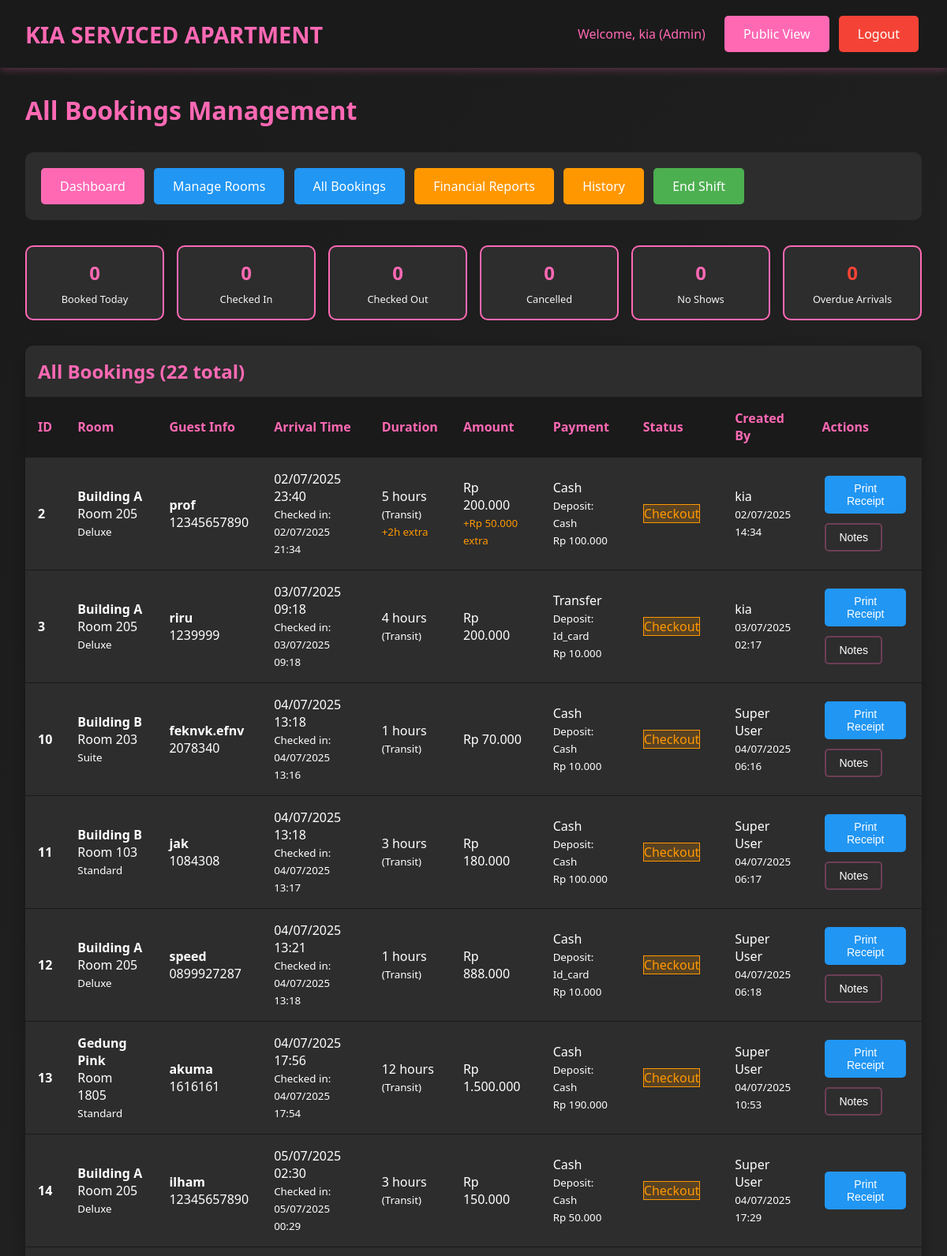
Page /admin/bookings.php (signed in, upper part) on the committed database.
### tables this page shows
CREATE TABLE `bookings` (
  `id` int(11) NOT NULL,
  `room_id` int(11) NOT NULL,
  `guest_name` varchar(100) NOT NULL,
  `arrival_time` datetime NOT NULL,
  `phone_number` varchar(20) NOT NULL,
  `duration_type` enum('transit','fullday') NOT NULL,
  `duration_hours` int(11) NOT NULL,
  `price_amount` decimal(10,2) NOT NULL,
  `payment_method` varchar(50) NOT NULL,
  `deposit_type` enum('cash','id_card','no_deposit') NOT NULL,
  `deposit_amount` decimal(10,2) DEFAULT '0.00',
  `notes` text,
  `status` enum('booked','checkin','checkout','cancelled','no_show','completed') DEFAULT 'booked',
  `checkin_time` datetime DEFAULT NULL,
  `checkout_time` datetime DEFAULT NULL,
  `extra_time_hours` int(11) DEFAULT '0',
  `extra_time_amount` decimal(10,2) DEFAULT '0.00',
  `refund_amount` decimal(10,2) DEFAULT '0.00',
  `refund_method` varchar(50) DEFAULT NULL,
  `created_by` int(11) NOT NULL,
  `created_at` timestamp NOT NULL DEFAULT CURRENT_TIMESTAMP,
  `updated_at` timestamp NOT NULL DEFAULT CURRENT_TIMESTAMP ON UPDATE CURRENT_TIMESTAMP
);

CREATE TABLE `rooms` (
  `id` int(11) NOT NULL,
  `location` varchar(100) NOT NULL,
  `floor_number` int(11) NOT NULL,
  `room_number` varchar(20) NOT NULL,
  `room_type` varchar(50) NOT NULL,
  `wifi_name` varchar(100) DEFAULT NULL,
  `wifi_password` varchar(100) DEFAULT NULL,
  `status` enum('ready','booked','checkin','checkout') DEFAULT 'ready',
  `created_at` timestamp NOT NULL DEFAULT CURRENT_TIMESTAMP,
  `updated_at` timestamp NOT NULL DEFAULT CURRENT_TIMESTAMP ON UPDATE CURRENT_TIMESTAMP
);

CREATE TABLE `users` (
  `id` int(11) NOT NULL,
  `username` varchar(50) NOT NULL,
  `password` varchar(255) NOT NULL,
  `full_name` varchar(100) NOT NULL,
  `role` enum('superuser','admin','cashier') NOT NULL,
  `created_at` timestamp NOT NULL DEFAULT CURRENT_TIMESTAMP,
  `updated_at` timestamp NOT NULL DEFAULT CURRENT_TIMESTAMP ON UPDATE CURRENT_TIMESTAMP
);

### includes/config.php (called while the page is built, shortened)
<?php
function formatCurrency($amount) {
    return 'Rp ' . number_format($amount, 0, ',', '.');
}
function formatDateTime($datetime) {
    return date('d/m/Y H:i', strtotime($datetime));
}
?>

### admin/bookings.php (the view, shortened to what this page needs)
<?php
require_once "../includes/config.php";
$sql = "SELECT b.*, r.room_number, r.location, r.room_type, u.full_name as created_by_name
        FROM bookings b
        JOIN rooms r ON b.room_id = r.id
        JOIN users u ON b.created_by = u.id
        ORDER BY
            CASE
                WHEN b.status = \"booked\" AND b.arrival_time < NOW() THEN 1
                WHEN b.status = \"booked\" THEN 2
                WHEN b.status = \"checkin\" THEN 3
                WHEN b.status = \"checkout\" THEN 4
                ELSE 5
            END,
            b.arrival_time ASC";
$stmt = $pdo->prepare($sql);
$stmt->execute();
$bookings = $stmt->fetchAll();
$stmt = $pdo->query("SELECT
    COUNT(CASE WHEN status = \"booked\" THEN 1 END) as booked,
    COUNT(CASE WHEN status = \"checkin\" THEN 1 END) as checkin,
    COUNT(CASE WHEN status = \"checkout\" THEN 1 END) as checkout,
    COUNT(CASE WHEN status = \"cancelled\" THEN 1 END) as cancelled,
    COUNT(CASE WHEN status = \"no_show\" THEN 1 END) as no_show,
    COUNT(CASE WHEN status = \"booked\" AND arrival_time < NOW() THEN 1 END) as overdue
    FROM bookings
    WHERE DATE(created_at) = CURDATE()");
$stats = $stmt->fetch();
?>
<!DOCTYPE html>
<html lang="id">
<head>
    <link rel="stylesheet" href="../assets/css/style.css">
</head>
<body>
    <header class="header">
        <div class="header-content">
            <a href="../index.php" class="logo">KIA SERVICED APARTMENT</a>
            <div>
                <span style="color: var(--primary-pink); margin-right: 1rem;">
                    Welcome, <?php echo htmlspecialchars($_SESSION["full_name"]); ?> (<?php echo ucfirst($_SESSION["user_role"]); ?>)
                </span>
                <a href="../index.php" class="btn btn-primary">Public View</a>
                <a href="../includes/logout.php" class="btn btn-danger">Logout</a>
            </div>
        </div>
    </header>
    <div class="container">
        <h1 style="color: var(--primary-pink); margin-bottom: 2rem;">All Bookings Management</h1>
        <div style="background: var(--dark-gray); padding: 1rem; border-radius: 10px; margin-bottom: 2rem;">
            <a href="dashboard.php" class="btn btn-primary">Dashboard</a>
            <a href="rooms.php" class="btn btn-info">Manage Rooms</a>
            <a href="bookings.php" class="btn btn-info">All Bookings</a>
            <a href="reports.php" class="btn btn-warning">Financial Reports</a>
            <a href="history.php" class="btn btn-warning">History</a>
            <a href="shift_report.php" class="btn btn-success">End Shift</a>
        </div>
        <div class="booking-stats">
            <div class="stat-card">
                <div class="stat-number"><?php echo $stats["booked"]; ?></div>
                <div class="stat-label">Booked Today</div>
            </div>
            <div class="stat-card">
                <div class="stat-number"><?php echo $stats["checkin"]; ?></div>
                <div class="stat-label">Checked In</div>
            </div>
            <div class="stat-card">
                <div class="stat-number"><?php echo $stats["checkout"]; ?></div>
                <div class="stat-label">Checked Out</div>
            </div>
            <div class="stat-card">
                <div class="stat-number"><?php echo $stats["cancelled"]; ?></div>
                <div class="stat-label">Cancelled</div>
            </div>
            <div class="stat-card">
                <div class="stat-number"><?php echo $stats["no_show"]; ?></div>
                <div class="stat-label">No Shows</div>
            </div>
            <div class="stat-card">
                <div class="stat-number" style="color: var(--danger);"><?php echo $stats["overdue"]; ?></div>
                <div class="stat-label">Overdue Arrivals</div>
            </div>
        </div>
        <div class="table-container">
            <h2 style="color: var(--primary-pink); margin: 1rem;">
                All Bookings (<?php echo count($bookings); ?> total)
            </h2>
            <div style="overflow-x: auto;">
                <table class="table">
                    <thead>
                        <tr>
                            <th>ID</th>
                            <th>Room</th>
                            <th>Guest Info</th>
                            <th>Arrival Time</th>
                            <th>Duration</th>
                            <th>Amount</th>
                            <th>Payment</th>
                            <th>Status</th>
                            <th>Created By</th>
                            <th>Actions</th>
                        </tr>
                    </thead>
                    <tbody>
                        <?php foreach ($bookings as $booking): ?>
                            <?php
                            $is_overdue = ($booking["status"] == "booked" && strtotime($booking["arrival_time"]) < time());
                            $total_amount = $booking["price_amount"] + $booking["extra_time_amount"];
                            $total_hours = $booking["duration_hours"] + $booking["extra_time_hours"];
                            ?>
                            <tr class="booking-row <?php echo $is_overdue ? "overdue" : ""; ?>">
                                <td>
                                    <strong><?php echo $booking["id"]; ?></strong>
                                </td>
                                <td>
                                    <strong><?php echo htmlspecialchars($booking["location"]); ?></strong><br>
                                    Room <?php echo htmlspecialchars($booking["room_number"]); ?><br>
                                    <small><?php echo htmlspecialchars($booking["room_type"]); ?></small>
                                </td>
                                <td>
                                    <strong><?php echo htmlspecialchars($booking["guest_name"]); ?></strong><br>
                                    <?php echo htmlspecialchars($booking["phone_number"]); ?>
                                </td>
                                <td>
                                    <?php echo formatDateTime($booking["arrival_time"]); ?>
                                    <?php if ($booking["checkin_time"]): ?>
                                        <br><small>Checked in: <?php echo formatDateTime($booking["checkin_time"]); ?></small>
                                    <?php endif; ?>
                                </td>
                                <td>
                                    <?php echo $total_hours; ?> hours<br>
                                    <small>(<?php echo ucfirst($booking["duration_type"]); ?>)</small>
                                    <?php if ($booking["extra_time_hours"] > 0): ?>
                                        <br><small style="color: var(--warning);">+<?php echo $booking["extra_time_hours"]; ?>h extra</small>
                                    <?php endif; ?>
                                </td>
                                <td>
                                    <?php echo formatCurrency($total_amount); ?>
                                    <?php if ($booking["extra_time_amount"] > 0): ?>
                                        <br><small style="color: var(--warning);">+<?php echo formatCurrency($booking["extra_time_amount"]); ?> extra</small>
                                    <?php endif; ?>
                                </td>
                                <td>
                                    <?php echo ucfirst($booking["payment_method"]); ?><br>
                                    <small>Deposit: <?php echo ucfirst($booking["deposit_type"]); ?></small>
                                    <?php if ($booking["deposit_amount"] > 0): ?>
                                        <br><small><?php echo formatCurrency($booking["deposit_amount"]); ?></small>
                                    <?php endif; ?>
                                </td>
                                <td>
                                    <span class="status-<?php echo $booking["status"]; ?>">
                                        <?php echo ucfirst(str_replace("_", " ", $booking["status"])); ?>
                                    </span>
                                </td>
                                <td>
                                    <?php echo htmlspecialchars($booking["created_by_name"]); ?><br>
                                    <small><?php echo formatDateTime($booking["created_at"]); ?></small>
                                </td>
                                <td>
                                    <div class="booking-actions">
                                        <?php if ($booking["status"] == "booked"): ?>
                                            <?php if ($is_overdue): ?>
                                                <button onclick="confirmArrival(<?php echo $booking["id"]; ?>)"
                                                        class="btn btn-success btn-sm">Confirm Arrival</button>
                                                <button onclick="markNoShow(<?php echo $booking["id"]; ?>)"
                                                        class="btn btn-danger btn-sm">No Show</button>
                                            <?php else: ?>
                                                <button onclick="checkinRoom(<?php echo $booking["id"]; ?>)"
                                                        class="btn btn-success btn-sm">Check In</button>
                                            <?php endif; ?>
                                            <button onclick="cancelBooking(<?php echo $booking["id"]; ?>)"
                                                    class="btn btn-danger btn-sm">Cancel</button>
                                        <?php elseif ($booking["status"] == "checkout"): ?>
                                            <button onclick="printReceipt(<?php echo $booking["id"]; ?>)"
                                                    class="btn btn-info btn-sm">Print Receipt</button>
                                        <?php endif; ?>
                                        <?php if ($booking["notes"]): ?>
                                            <button onclick="showNotes(\"<?php echo htmlspecialchars($booking["notes"], ENT_QUOTES); ?>\")"
                                                    class="btn btn-secondary btn-sm">Notes</button>
                                        <?php endif; ?>
                                    </div>
                                </td>
                            </tr>
                        <?php endforeach; ?>
                    </tbody>
                </table>
            </div>
        </div>
    </div>
</body>
</html>

### assets/css/style.css (style rules this page uses)
* { margin: 0; padding: 0; box-sizing: border-box; }
:root { --primary-pink: #ff69b4; --dark-pink: #e91e63; --light-pink: #ffc0cb; --black: #1a1a1a; --dark-gray: #2d2d2d; --light-gray: #f5f5f5; --white: #ffffff; --success: #4caf50; --warning: #ff9800; --info: #2196f3; --danger: #f44336; }
body { font-family: 'Segoe UI', Tahoma, Geneva, Verdana, sans-serif; background: linear-gradient(135deg, var(--black) 0%, var(--dark-gray) 100%); color: var(--white); min-height: 100vh; }
.header { background: var(--black); padding: 1rem 2rem; box-shadow: 0 2px 10px rgba(255, 105, 180, 0.3); position: sticky; top: 0; z-index: 1000; }
.header-content { display: flex; justify-content: space-between; align-items: center; max-width: 1200px; margin: 0 auto; }
.logo { font-size: 1.8rem; font-weight: bold; color: var(--primary-pink); text-decoration: none; }
.btn { padding: 0.75rem 1.5rem; border: none; border-radius: 5px; cursor: pointer; font-size: 1rem; font-weight: 500; text-decoration: none; display: inline-block; text-align: center; transition: all 0.3s ease; margin: 0.25rem; }
.btn-primary { background: var(--primary-pink); color: var(--white); }
.btn-success { background: var(--success); color: var(--white); }
.btn-warning { background: var(--warning); color: var(--white); }
.btn-info { background: var(--info); color: var(--white); }
.btn-danger { background: var(--danger); color: var(--white); }
.btn-secondary { background: var(--dark-gray); color: var(--white); border: 2px solid rgba(255, 105, 180, 0.3); }
.btn-sm { padding: 0.5rem 1rem; font-size: 0.875rem; }
.container { max-width: 1200px; margin: 0 auto; padding: 2rem; }
.status-checkout { background: var(--danger); color: var(--white); }
.table-container { background: var(--dark-gray); border-radius: 10px; overflow: hidden; box-shadow: 0 5px 15px rgba(0, 0, 0, 0.3); margin: 2rem 0; }
.table { width: 100%; border-collapse: collapse; }
.table th, .table td { padding: 1rem; text-align: left; border-bottom: 1px solid var(--black); }
.table th { background: var(--black); color: var(--primary-pink); font-weight: bold; }
.status-checkout { background: rgba(255, 152, 0, 0.2); color: var(--warning); border: 1px solid var(--warning); }

### admin/bookings.php (style rules this page uses)
.booking-stats { display: grid; grid-template-columns: repeat(auto-fit, minmax(150px, 1fr)); gap: 1rem; margin-bottom: 2rem; }
.stat-card { background: var(--dark-gray); padding: 1rem; border-radius: 10px; text-align: center; border: 2px solid var(--primary-pink); }
.stat-number { font-size: 1.5rem; font-weight: bold; color: var(--primary-pink); margin-bottom: 0.5rem; }
.stat-label { color: var(--light-gray); font-size: 0.8rem; }
.booking-actions { display: flex; gap: 0.25rem; flex-wrap: wrap; }

### rows in the picture
bookings: id "2", room.location "Building A", room.room_number "205", room.room_type "Deluxe", guest_name "prof", phone_number "12345657890", arrival_time "02/07/2025 23:40", checkin_time "02/07/2025 21:34", total_hours "5", duration_type "Transit", extra_time_hours "2", formatCurrency($total_amount) "Rp 200.000", extra_time_amount "Rp 50.000", payment_method "Cash", deposit_type "Cash", deposit_amount "Rp 100.000", status "Checkout", created_by.full_name "kia", created_at "02/07/2025 14:34"
bookings: id "3", room.location "Building A", room.room_number "205", room.room_type "Deluxe", guest_name "riru", phone_number "1239999", arrival_time "03/07/2025 09:18", checkin_time "03/07/2025 09:18", duration_hours "4", duration_type "Transit", formatCurrency($total_amount) "Rp 200.000", payment_method "Transfer", deposit_type "Id_card", deposit_amount "Rp 10.000", status "Checkout", created_by.full_name "kia", created_at "03/07/2025 02:17"
bookings: id "10", room.location "Building B", room.room_number "203", room.room_type "Suite", guest_name "feknvk.efnv", phone_number "2078340", arrival_time "04/07/2025 13:18", checkin_time "04/07/2025 13:16", duration_hours "1", duration_type "Transit", formatCurrency($total_amount) "Rp 70.000", payment_method "Cash", deposit_type "Cash", deposit_amount "Rp 10.000", status "Checkout", created_by.full_name "Super User", created_at "04/07/2025 06:16"
bookings: id "11", room.location "Building B", room.room_number "103", room.room_type "Standard", guest_name "jak", phone_number "1084308", arrival_time "04/07/2025 13:18", checkin_time "04/07/2025 13:17", duration_hours "3", duration_type "Transit", formatCurrency($total_amount) "Rp 180.000", payment_method "Cash", deposit_type "Cash", deposit_amount "Rp 100.000", status "Checkout", created_by.full_name "Super User", created_at "04/07/2025 06:17"
bookings: id "12", room.location "Building A", room.room_number "205", room.room_type "Deluxe", guest_name "speed", phone_number "0899927287", arrival_time "04/07/2025 13:21", checkin_time "04/07/2025 13:18", duration_hours "1", duration_type "Transit", formatCurrency($total_amount) "Rp 888.000", payment_method "Cash", deposit_type "Id_card", deposit_amount "Rp 10.000", status "Checkout", created_by.full_name "Super User", created_at "04/07/2025 06:18"
bookings: id "13", room.location "Gedung Pink", room.room_number "1805", room.room_type "Standard", guest_name "akuma", phone_number "1616161", arrival_time "04/07/2025 17:56", checkin_time "04/07/2025 17:54", duration_hours "12", duration_type "Transit", formatCurrency($total_amount) "Rp 1.500.000", payment_method "Cash", deposit_type "Cash", deposit_amount "Rp 190.000", status "Checkout", created_by.full_name "Super User", created_at "04/07/2025 10:53"
bookings: id "14", room.location "Building A", room.room_number "205", room.room_type "Deluxe", guest_name "ilham", phone_number "12345657890", arrival_time "05/07/2025 02:30", checkin_time "05/07/2025 00:29", duration_hours "3", duration_type "Transit", formatCurrency($total_amount) "Rp 150.000", payment_method "Cash", deposit_type "Cash", deposit_amount "Rp 50.000", status "Checkout", created_by.full_name "Super User", created_at "04/07/2025 17:29"

### other values in the picture
$_SESSION["full_name"] "kia"
$_SESSION["user_role"] "Admin"
$stats["booked"] "0"
$stats["checkin"] "0"
$stats["checkout"] "0"
$stats["cancelled"] "0"
$stats["no_show"] "0"
$stats["overdue"] "0"
count($bookings) "22"
